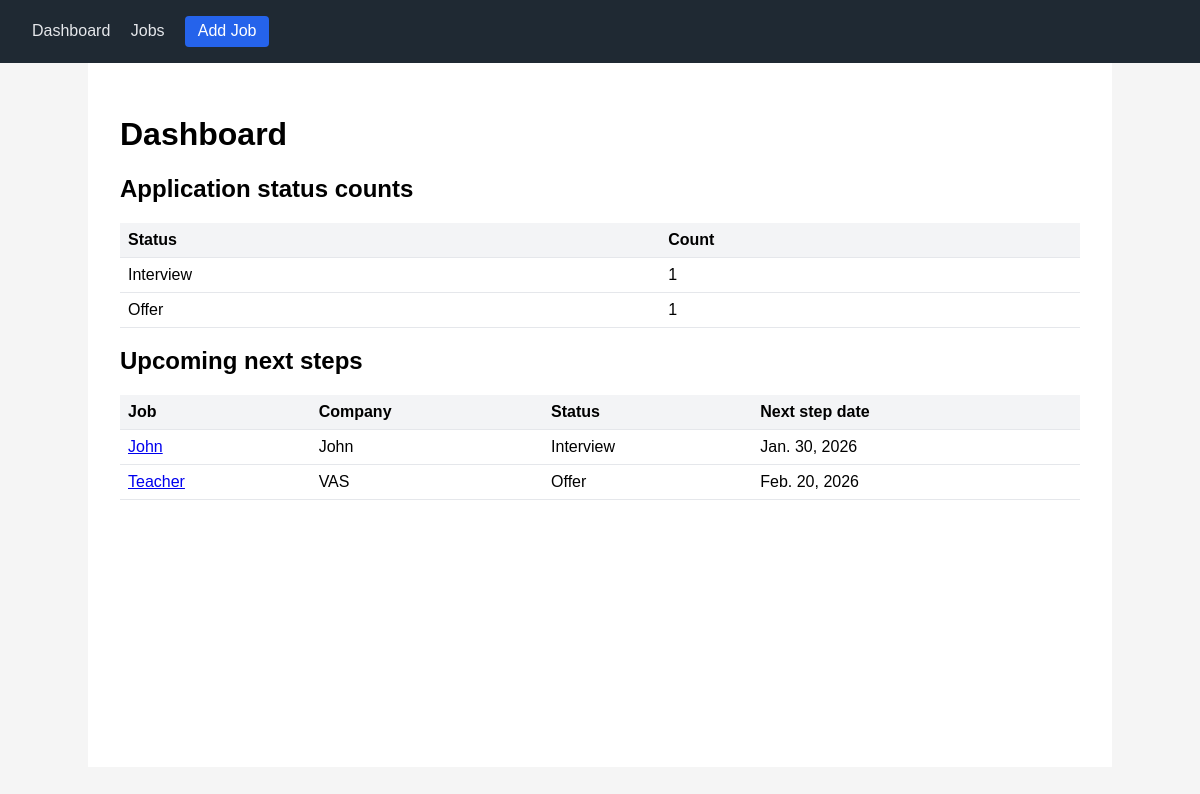
The page / on the database its author committed.
### tracker/models.py (models this page shows, shortened)
class Application(models.Model):
    STATUS_TO_APPLY = "To Apply"
    STATUS_APPLIED = "Applied"
    STATUS_INTERVIEW = "Interview"
    STATUS_OFFER = "Offer"
    STATUS_REJECTED = "Rejected"
    STATUS_CHOICES = [
        (STATUS_TO_APPLY, "To Apply"),
        (STATUS_APPLIED, "Applied"),
        (STATUS_INTERVIEW, "Interview"),
        (STATUS_OFFER, "Offer"),
        (STATUS_REJECTED, "Rejected"),
    ]
    job = models.ForeignKey(Job, on_delete=models.CASCADE, related_name="applications")
    status = models.CharField(max_length=20, choices=STATUS_CHOICES)
    applied_date = models.DateField(null=True, blank=True)
    next_step_date = models.DateField(null=True, blank=True)
    notes = models.TextField(blank=True)

class Job(models.Model):
    title = models.CharField(max_length=255)
    company = models.CharField(max_length=255)
    source = models.CharField(max_length=255)
    url = models.URLField()
    location = models.CharField(max_length=255)
    salary_range = models.CharField(max_length=255, blank=True)
    created_at = models.DateTimeField(auto_now_add=True)

### tracker/views.py (the view)
# urls.py: path("", views.dashboard, name="dashboard"),
def dashboard(request):
    status_counts = (
        Application.objects.values("status")
        .annotate(count=Count("id"))
        .order_by("status")
    )
    today = date.today()
    upcoming_applications = (
        Application.objects.filter(next_step_date__gte=today)
        .order_by("next_step_date")
        .select_related("job")
    )
    context = {
        "status_counts": status_counts,
        "upcoming_applications": upcoming_applications,
    }
    return render(request, "tracker/dashboard.html", context)

### tracker/templates/tracker/dashboard.html (shortened to what this page needs)
{% extends "tracker/base.html" %}
{% block content %}
<h1>Dashboard</h1>
<h2>Application status counts</h2>
<table>
    <thead>
    <tr>
        <th>Status</th>
        <th>Count</th>
    </tr>
    </thead>
    <tbody>
    {% for item in status_counts %}
        <tr>
            <td>{{ item.status }}</td>
            <td>{{ item.count }}</td>
        </tr>
    {% empty %}
        <tr><td colspan="2">No applications yet.</td></tr>
    {% endfor %}
    </tbody>
</table>
<h2>Upcoming next steps</h2>
<table>
    <thead>
    <tr>
        <th>Job</th>
        <th>Company</th>
        <th>Status</th>
        <th>Next step date</th>
    </tr>
    </thead>
    <tbody>
    {% for app in upcoming_applications %}
        <tr>
            <td><a href="{% url 'job_detail' app.job.id %}">{{ app.job.title }}</a></td>
            <td>{{ app.job.company }}</td>
            <td>{{ app.status }}</td>
            <td>{{ app.next_step_date }}</td>
        </tr>
    {% empty %}
        <tr><td colspan="4">No upcoming next steps.</td></tr>
    {% endfor %}
    </tbody>
</table>
{% endblock %}

### tracker/templates/tracker/base.html (style rules this page uses)
body { font-family: Arial, sans-serif; margin: 0; padding: 0; background: #f5f5f5; }
table { width: 100%; border-collapse: collapse; margin-top: 1rem; }
th, td { padding: 0.5rem; border-bottom: 1px solid #e5e7eb; text-align: left; }
th { background: #f3f4f6; }

### rows shown on the page
Application: job "John", job.company "John", status "Interview", next_step_date "Jan. 30, 2026"
Application: job "Teacher", job.company "VAS", status "Offer", next_step_date "Feb. 20, 2026"

### other values the page prints
{{ item.status }} "Interview" "Offer"
{{ item.count }} "1" "1"
